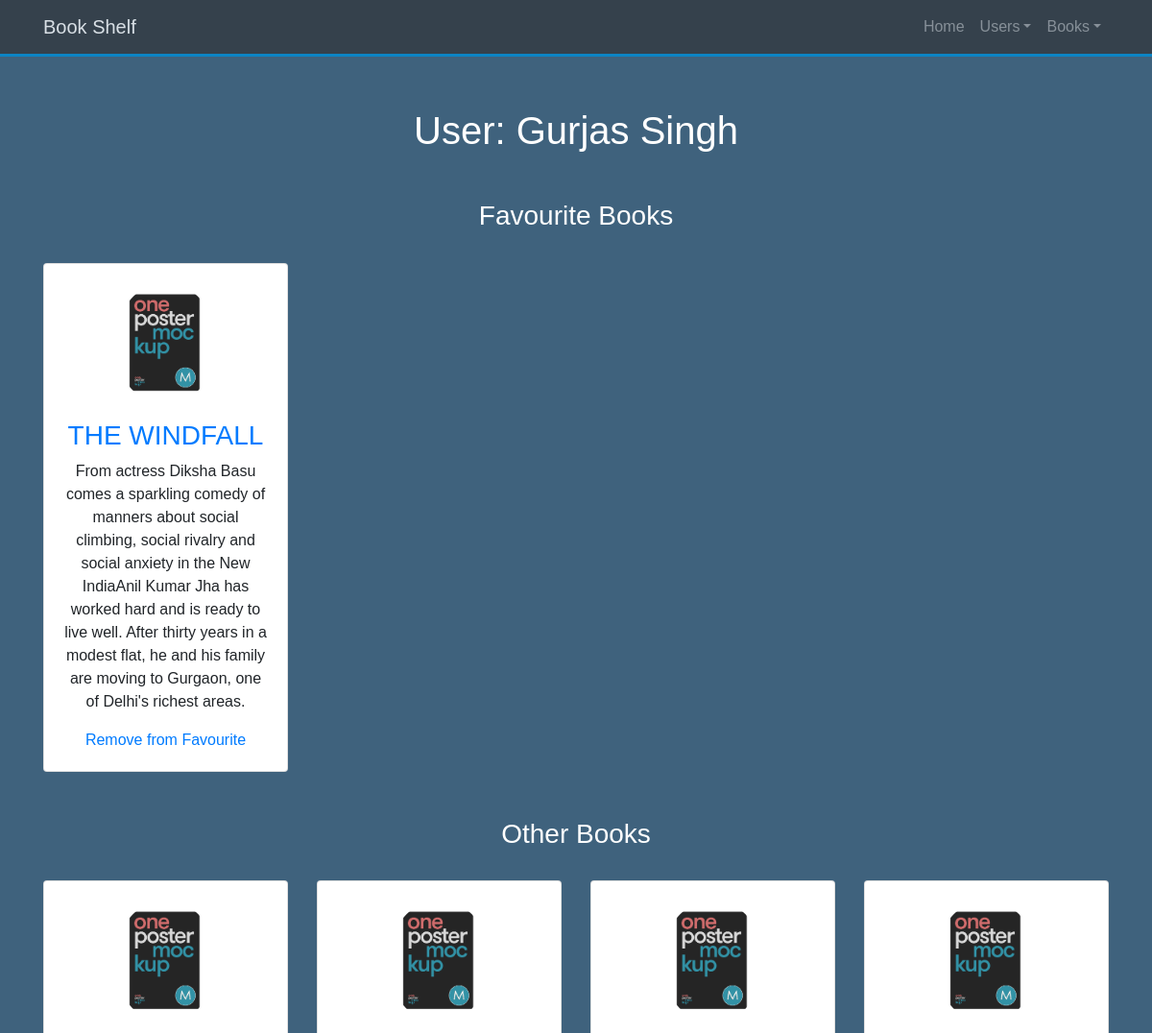
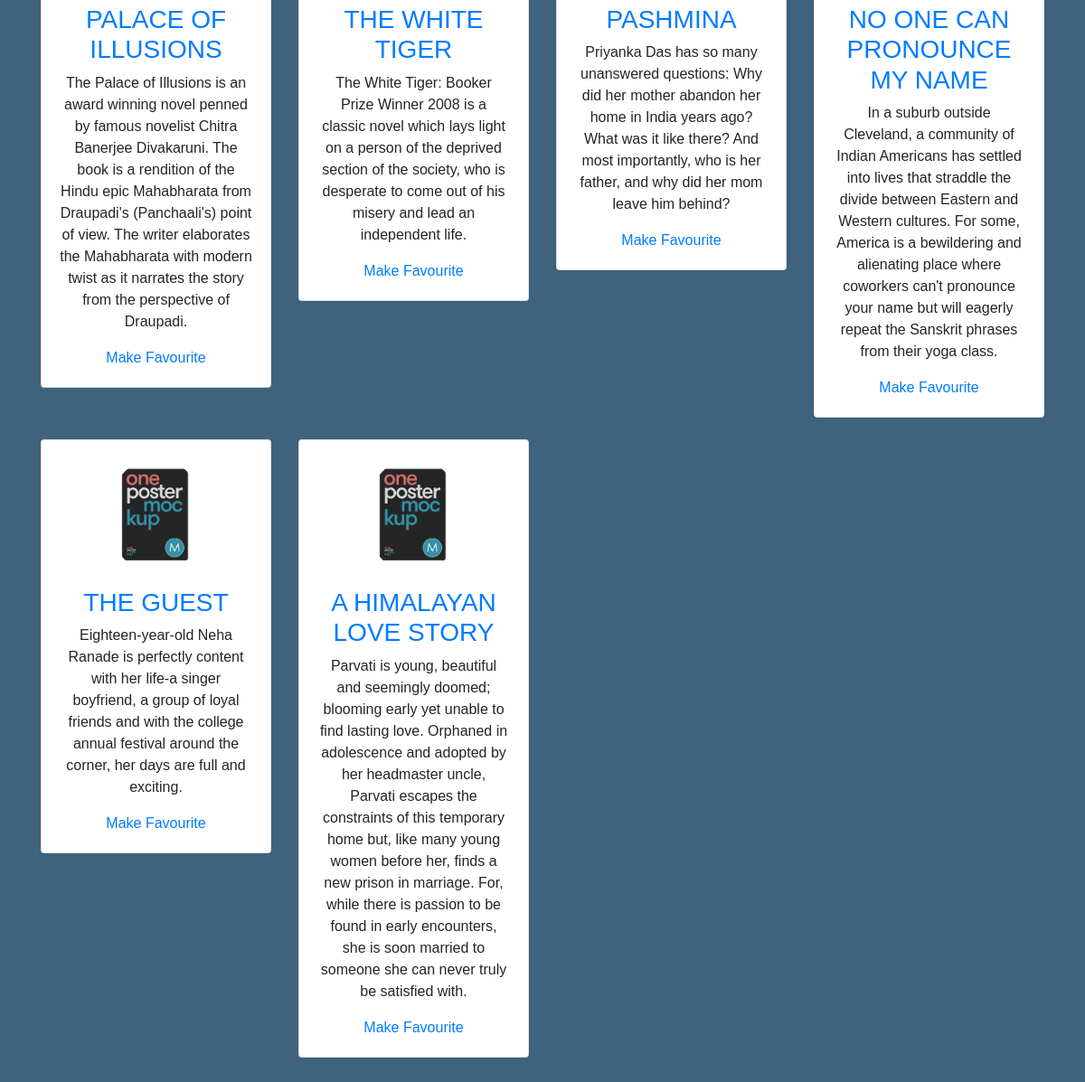
The page /singleUser/2 on the database its author committed (2 pictures, top to bottom).
### database_setup.py (models this page shows, shortened)
class User(Base):
    __tablename__ = 'user'
    id = Column(Integer, primary_key=True, autoincrement=True)
    name = Column(String(250), nullable=False)
    favourite_book_id = Column(String(500))

class Books(Base):
    __tablename__ = "books"
    name = Column(String(80), nullable=False)
    id = Column(Integer, primary_key=True, autoincrement=True)
    description = Column(String(250))
    img_url = Column(String(250))

### flask_app.py (the view)
@app.route("/singleUser/<int:user_id>")
def singleUser(user_id):
    DBSession = sessionmaker(bind=engine)
    session = DBSession()
    single_user = session.query(User).filter_by(id=user_id).one()
    if (single_user.favourite_book_id != None):
        book_list = single_user.favourite_book_id.split(',')
        book_list = list(map(lambda x: int(x), book_list))
        favourite_books = session.query(Books).filter(Books.id.in_(book_list)).all()
        books = session.query(Books).filter(Books.id.notin_(book_list)).all()
    else:
        favourite_books = []
        books = session.query(Books).all()
    return render_template('singleUser.html', single_user=single_user,
                           favourite_books=favourite_books, books=books)

### templates/singleUser.html (shortened to what this page needs)
{% extends 'base.html' %}
{% block search_bar %}
    <header id="home-section">
        <div class="dark-overlay">
            <div class="home-inner container">
                <header class="masthead">
                </header>
            </div>
        </div>
    </header>
{% endblock %}
{% block content %}
    <center><h1 style="color:white">User: {{ single_user.name }}</h1></center>
    <section id="authors" class="my-5 text-center">
        <h3 style="color:white">Favourite Books</h3>
    {% if favourite_books|length>0 %}
      <div class="container">
          <div class="row">
            {% for i in favourite_books %}
              <div class="col-lg-3 col-md-6 mt-4">
                <div class="card">
                  <div class="card-body">
                    <img src="{{ url_for('static', filename='img/book.png') }}" alt="" class="img-fluid rounded-circle w-50 mb-3">
                    <h3><a href = "{{url_for('viewBookById', book_id = i.id) }}">{{i.name}}</a></h3>
                    <p>{{i.description}}</p>
                      <a href="{{url_for('removeFromFavourites', user_id = single_user.id, book_id = i.id) }}">
                        Remove from Favourite
                        </a>
                  </div>
                </div>
              </div>
            {% endfor %}
          </div>
        </div>
      {% else %}
          <p style="color:white">No Records found.</p>
      {% endif %}
      </section>
    <section id="authors" class="my-5 text-center">
        <h3 style="color:white">Other Books</h3>
    {% if books|length>0 %}
      <div class="container">
          <div class="row">
            {% for i in books %}
              <div class="col-lg-3 col-md-6 mt-4">
                <div class="card">
                  <div class="card-body">
                    <img src="{{ url_for('static', filename='img/book.png') }}" alt="" class="img-fluid rounded-circle w-50 mb-3">
                    <h3><a href = "{{url_for('viewBookById', book_id = i.id) }}">{{i.name}}</a></h3>
                    <p>{{i.description}}</p>
                      <a href="{{url_for('setFavourite', user_id = single_user.id, book_id = i.id) }}">
                        Make Favourite
                        </a>
                  </div>
                </div>
              </div>
            {% endfor %}
          </div>
        </div>
      {% else %}
          <p style="color:white">No Records found.</p>
      {% endif %}
      </section>
    <br><br>
{% endblock %}

### static/css/style.css (style rules this page uses)
body { background-color: #3f627d; font-family: OpenSans, sans-serif; margin: 0; padding: 0; }
#home-section { background-repeat: no-repeat; background-size: cover; background-attachment: fixed; min-height: 100px; }
#home-section .home-inner { padding-top: 80px; }
.masthead { padding: 1em 0; }

### rows shown on the page
User: name "Gurjas Singh"
Books: name "THE WINDFALL", description "From actress Diksha Basu comes a sparkling comedy of manners about social climbing, social rivalry and social anxiety in the New IndiaAnil Kumar Jha has worked hard and is ready to live well. After thirty years in a modest flat, he and his family are moving to Gurgaon, one of Delhi's richest areas."
Books: name "PALACE OF ILLUSIONS", description "The Palace of Illusions is an award winning novel penned by famous novelist Chitra Banerjee Divakaruni. The book is a rendition of the Hindu epic Mahabharata from Draupadi's (Panchaali's) point of view. The writer elaborates the Mahabharata with modern twist as it narrates the story from the perspective of Draupadi."
Books: name "THE WHITE TIGER", description "The White Tiger: Booker Prize Winner 2008 is a classic novel which lays light on a person of the deprived section of the society, who is desperate to come out of his misery and lead an independent life."
Books: name "PASHMINA", description "Priyanka Das has so many unanswered questions: Why did her mother abandon her home in India years ago? What was it like there? And most importantly, who is her father, and why did her mom leave him behind?"
Books: name "NO ONE CAN PRONOUNCE MY NAME", description "In a suburb outside Cleveland, a community of Indian Americans has settled into lives that straddle the divide between Eastern and Western cultures. For some, America is a bewildering and alienating place where coworkers can't pronounce your name but will eagerly repeat the Sanskrit phrases from their yoga class."
Books: name "THE GUEST", description "Eighteen-year-old Neha Ranade is perfectly content with her life-a singer boyfriend, a group of loyal friends and with the college annual festival around the corner, her days are full and exciting."
Books: name "A HIMALAYAN LOVE STORY", description "Parvati is young, beautiful and seemingly doomed; blooming early yet unable to find lasting love. Orphaned in adolescence and adopted by her headmaster uncle, Parvati escapes the constraints of this temporary home but, like many young women before her, finds a new prison in marriage. For, while there is passion to be found in early encounters, she is soon married to someone she can never truly be satisfied with."
